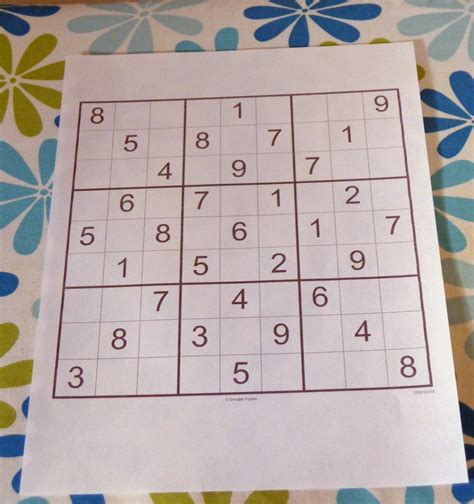
#> input picture sudoku_img/sudoku_1.png, 474 x 504 px
$ python recognize.py
#> lines starting #> are read from the running program, lines starting #| are printed output that depends on the picture; after the words box and inside, x2 and y2 are one past the last pixel; in counts of white or black regions, pixels touching at a corner belong together
#!/usr/bin/env python3

# https://stackoverflow.com/questions/48954246/find-sudoku-grid-using-opencv-and-python

import numpy as np
import cv2
import os

from operator import itemgetter

INPUT_DIR = 'sudoku_img/sudoku_1.png'
OUTPUT_DIR = 'out/'

def main():

        img = cv2.imread(INPUT_DIR)
#> img is the input picture: shape (504, 474, 3); mean B, G, R 168.5, 170, 181.6
        gray = cv2.cvtColor(img, cv2.COLOR_BGR2GRAY)
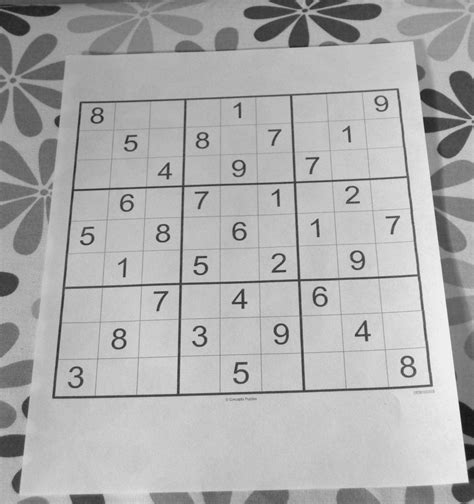
#> gray: shape (504, 474); min 17, max 247, mean 173.3

        gray = cv2.cvtColor(img, cv2.COLOR_BGR2GRAY)
        edges = cv2.Canny(gray, 50, 150, apertureSize = 3)
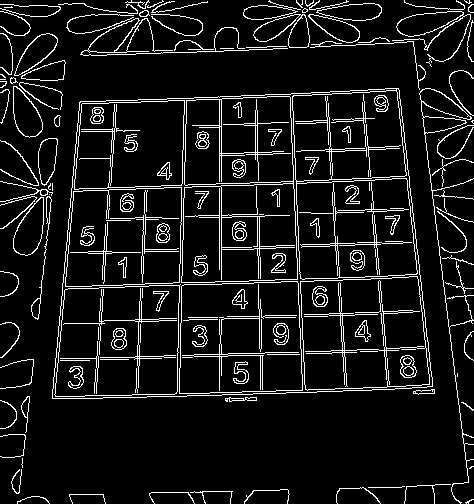
#> edges: shape (504, 474); 8.8% white in thin lines or dots

        cv2.imwrite(OUTPUT_DIR + 'canny.jpg', edges)

        lines = cv2.HoughLines(edges, 1, np.pi/180, 200)
#> lines = 20 rows, first 8: [-405, 3.02], [191, 1.54], [291, 1.54], [193, 1.54], [123, 0.0698], [121, 0.0698], [289, 1.54], [219, 0]

        if not lines.any():
            print('No lines were found')
            exit()

        lines = [line[0] for line in lines]
#> lines = [[-405, 3.02], [191, 1.54], [291, 1.54], [193, 1.54], [123, 0.0698], [121, 0.0698], [289, 1.54], [219, 0], [221, 0], [402, 1.54], [104, 1.54], [361, 1.54], [400, 1.54], [224, 1.54], [-253, 3.12], [-319, 3.07], [363, 1.54], [-317, 3.07], [71, 0.105], [326, 1.54]]

        sorted_1 = sorted(lines, key=itemgetter(0))
#> sorted_1 = [[-405, 3.02], [-319, 3.07], [-317, 3.07], [-253, 3.12], [71, 0.105], [104, 1.54], [121, 0.0698], [123, 0.0698], [191, 1.54], [193, 1.54], [219, 0], [221, 0], [224, 1.54], [289, 1.54], [291, 1.54], [326, 1.54], [361, 1.54], [363, 1.54], [400, 1.54], [402, 1.54]]
        min_1, max_1 = sorted_1[0], sorted_1[-1]
#> min_1 = [-405, 3.02]; max_1 = [402, 1.54]

        sorted_2 = sorted(lines, key=itemgetter(1))
#> sorted_2 = [[219, 0], [221, 0], [123, 0.0698], [121, 0.0698], [71, 0.105], [191, 1.54], [291, 1.54], [193, 1.54], [289, 1.54], [402, 1.54], [104, 1.54], [361, 1.54], [400, 1.54], [224, 1.54], [363, 1.54], [326, 1.54], [-405, 3.02], [-319, 3.07], [-317, 3.07], [-253, 3.12]]
        min_2, max_2 = sorted_2[0], sorted_2[-1]
#> min_2 = [219, 0]; max_2 = [-253, 3.12]


        # draw lines on the image
        for rho, theta in (min_1, max_1, min_2, max_2):
            a = np.cos(theta)
            b = np.sin(theta)
            x0 = a*rho
            y0 = b*rho
            x1 = int(x0 + 1000*(-b))
            y1 = int(y0 + 1000*(a))
            x2 = int(x0 - 1000*(-b))
            y2 = int(y0 - 1000*(a))

            cv2.line(img,(x1,y1),(x2,y2),(0,0,255),2)
#> this loop made 4 passes
#> (rho, theta, a, b, x0, y0, x1, y1) on passes 1 to 4: (-405, 3.02, -0.993, 0.122, 402, -49.36, 280, -1041), (402, 1.54, 0.0349, 0.999, 14.03, 401.8, -985, 436), (219, 0, 1, 0, 219, 0, 219, 1000), (-253, 3.12, -1, 0.0175, 253, -4.42, 235, -1004)
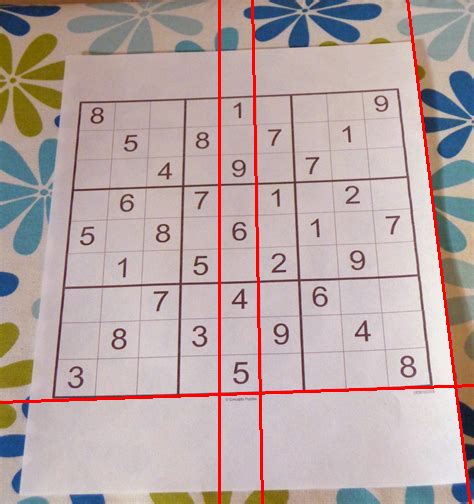
#> img: shape (504, 474, 3); 2.49% of pixels changed, all inside (x1, y1, x2, y2) = (0, 0, 474, 504)

        # write the lines to the image
        cv2.imwrite(OUTPUT_DIR + 'houghlines3.jpg',img)

if __name__ == "__main__":
    main()

$ run again, with sudoku_img/sudoku_2.png copied over sudoku_img/sudoku_1.png
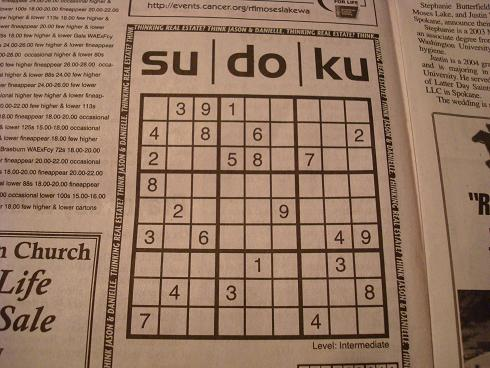
#> input picture sudoku_img/sudoku_2.png, 490 x 368 px
#> in main, img is the input picture: shape (368, 490, 3); mean B, G, R 99.6, 120.7, 150.8
#> in main, `edges = cv2.Canny(gray, 50, 150, apertureSize = 3)`:
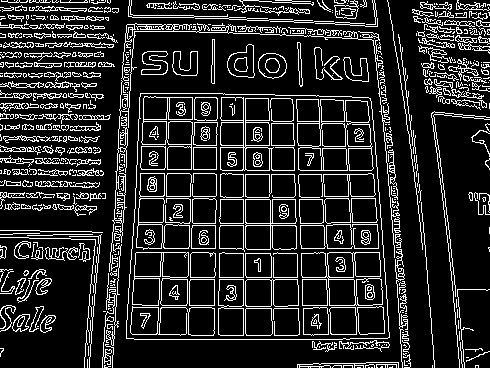
#> edges: shape (368, 490); 15.7% white in thin lines or dots
#> lines = [[243, 0], [245, 0], [339, 1.57], [248, 1.57], [118, 1.59], [6, 1.62], [174, 1.57], [279, 1.57], [-417, 3.02], [170, 1.57], [25, 1.61], [-266, 3.12]]
#> sorted_1 = [[-417, 3.02], [-266, 3.12], [6, 1.62], [25, 1.61], [118, 1.59], [170, 1.57], [174, 1.57], [243, 0], [245, 0], [248, 1.57], [279, 1.57], [339, 1.57]]
#> min_1 = [-417, 3.02]; max_1 = [339, 1.57]
#> sorted_2 = [[243, 0], [245, 0], [339, 1.57], [248, 1.57], [174, 1.57], [279, 1.57], [170, 1.57], [118, 1.59], [25, 1.61], [6, 1.62], [-417, 3.02], [-266, 3.12]]
#> min_2 = [243, 0]; max_2 = [-266, 3.12]
#> the loop in main, `for rho, theta in (min_1, max_1, min_2, max_2):` made 4 passes
#> (rho, theta, a, b, x0, y0, x1, y1) on passes 1 to 4: (-417, 3.02, -0.993, 0.122, 413.9, -50.82, 292, -1043), (339, 1.57, -4.37e-08, 1, -1.48e-05, 339, -1000, 338), (243, 0, 1, 0, 243, 0, 243, 1000), (-266, 3.12, -1, 0.0175, 266, -4.64, 248, -1004)
#> after the loop in main, `for rho, theta in (min_1, max_1, min_2, max_2):`:
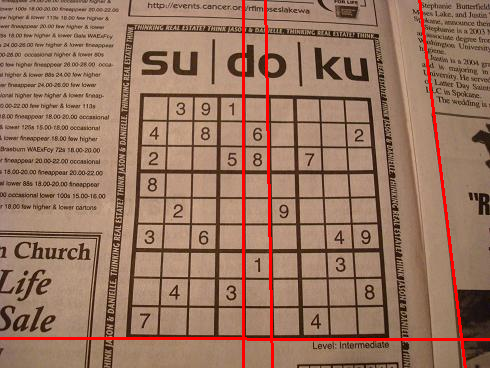
#> img: shape (368, 490, 3); 2.64% of pixels changed, all inside (x1, y1, x2, y2) = (0, 0, 490, 368)

$ run again, with sudoku_img/sudoku_3.png copied over sudoku_img/sudoku_1.png
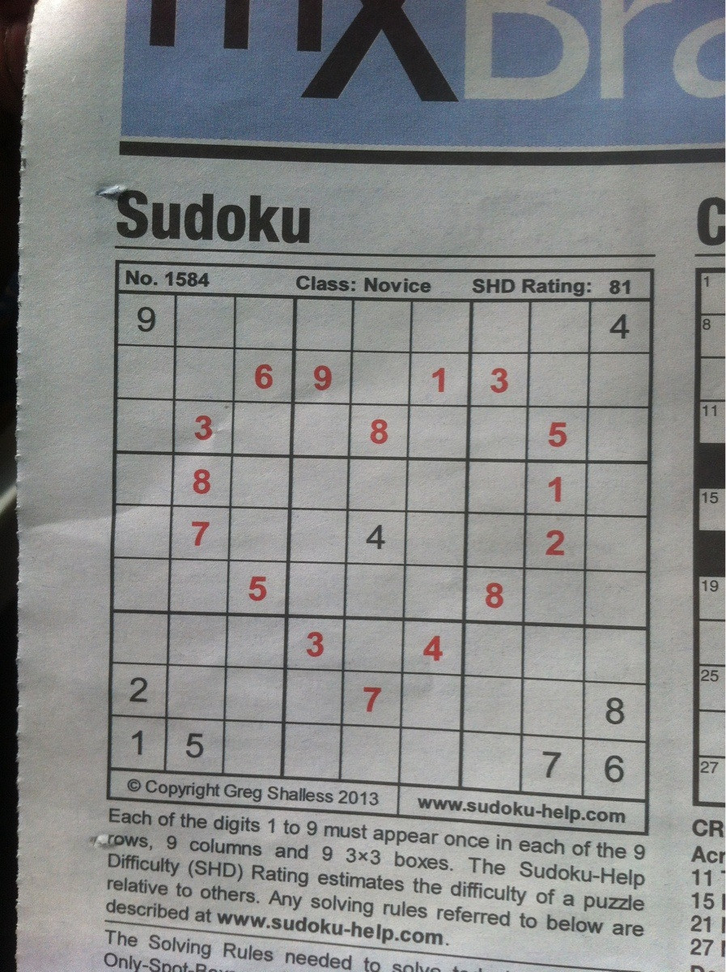
#> input picture sudoku_img/sudoku_3.png, 726 x 972 px, shrunk from 897 x 1200 before the run
#> in main, img is the input picture: shape (972, 726, 3); mean B, G, R 136.6, 136.6, 134.9
#> in main, `edges = cv2.Canny(gray, 50, 150, apertureSize = 3)`:
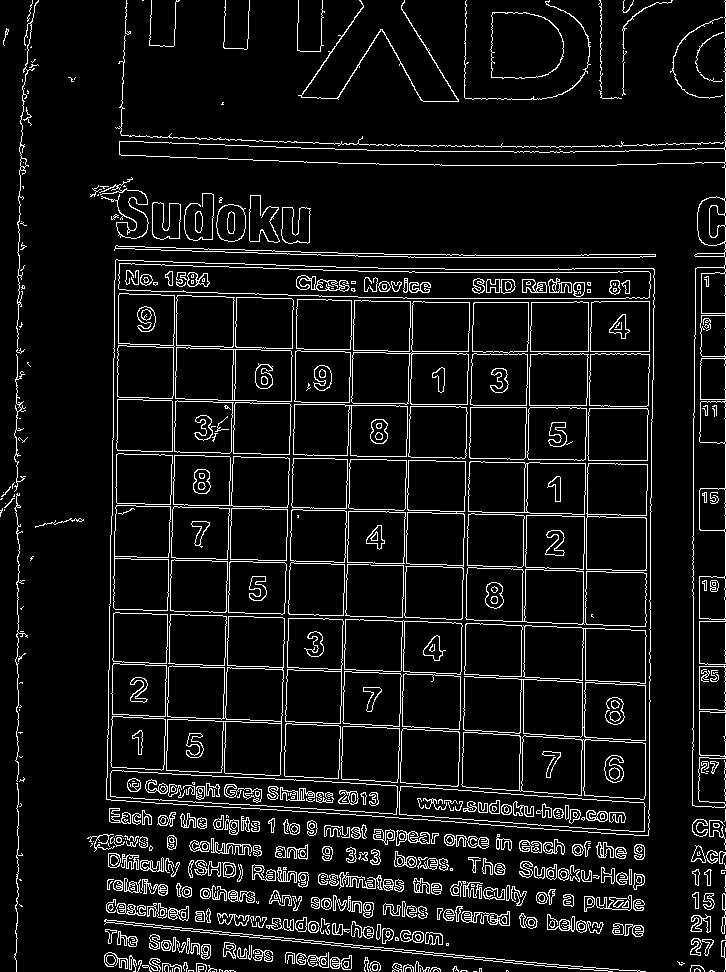
#> edges: shape (972, 726); 7.9% white in thin lines or dots
#> in main, `lines = cv2.HoughLines(edges, 1, np.pi/180, 200)`: lines = 94 rows, first 8: [725, 0], [124, 0.0175], [120, 0.0175], [659, 1.61], [535, 0.0175], [693, 0], [756, 1.64], [449, 1.59]
#> in main, `lines = [line[0] for line in lines]`: lines = 94 pairs, first value 17 to 912, second value 0 to 1.68
#> sorted_1 has the same summary as lines
#> min_1 = [17, 0]; max_1 = [912, 1.66]
#> sorted_2 has the same summary as lines
#> min_2 = [725, 0]; max_2 = [840, 1.68]
#> the loop in main, `for rho, theta in (min_1, max_1, min_2, max_2):` made 4 passes
#> (rho, theta, a, b, x0, y0, x1, y1) on passes 1 to 4: (17, 0, 1, 0, 17, 0, 17, 1000), (912, 1.66, -0.0872, 0.996, -79.49, 908.5, -1075, 821), (725, 0, 1, 0, 725, 0, 725, 1000), (840, 1.68, -0.105, 0.995, -87.8, 835.4, -1082, 730)
#> after the loop in main, `for rho, theta in (min_1, max_1, min_2, max_2):`:
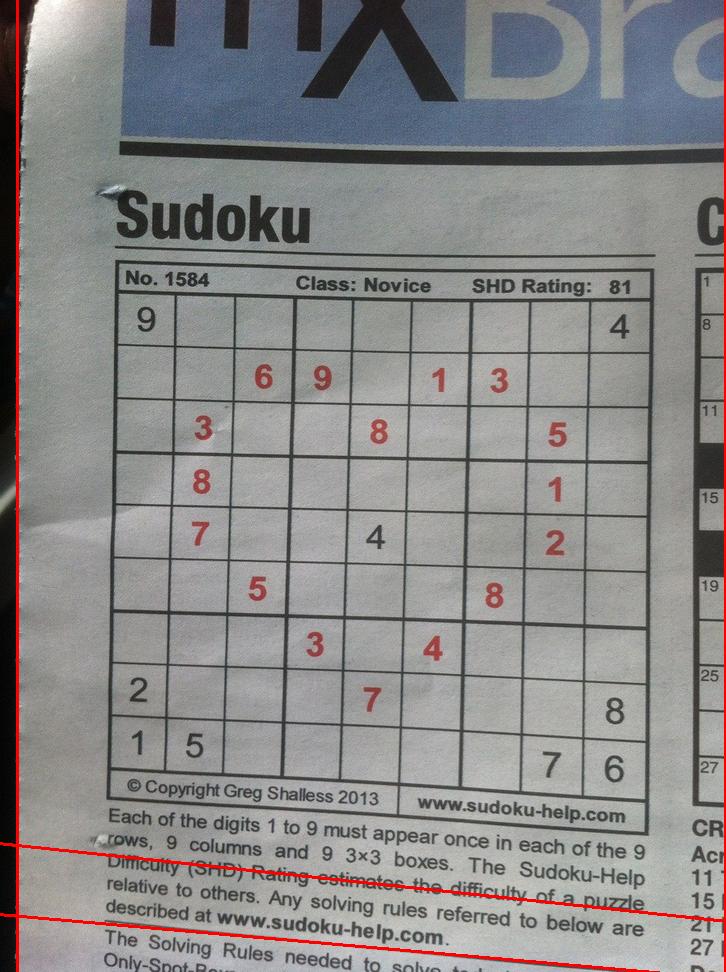
#> img: shape (972, 726, 3); 1.27% of pixels changed, all inside (x1, y1, x2, y2) = (0, 0, 726, 972)
